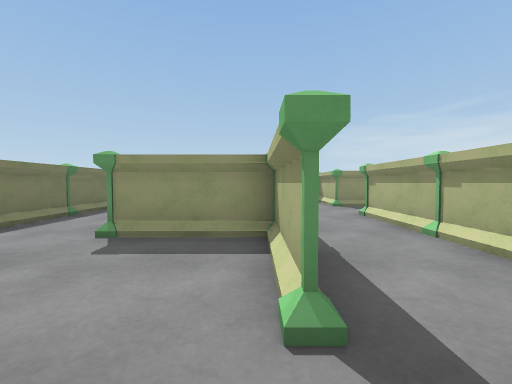
view 1 (above)

17 first-person views from a walk through a 3-D level made in the Unity game engine. The camera is 0.41 m above the floor, tilts 2° down and sees 90° across. The floor is counted in squares, 0.5 m on a side. Each view is taken from the middle of a square. On the plan, view 1 faces up. The plan holds only what a view shows up to about 10 squares ahead; the rest is blank.

view 2
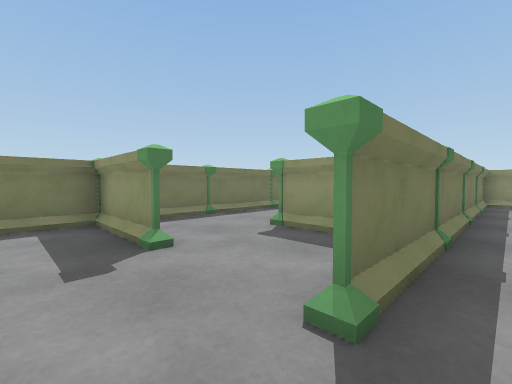

view 3
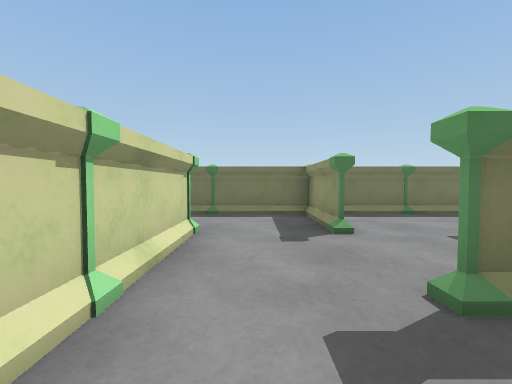

view 4
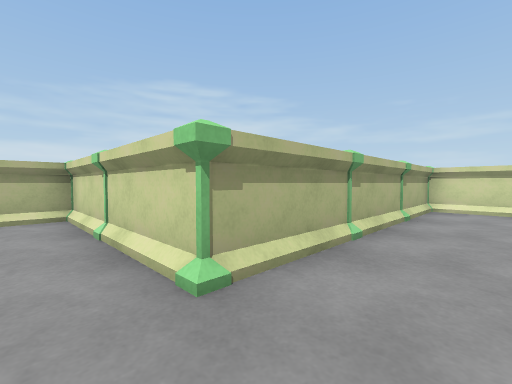

view 5
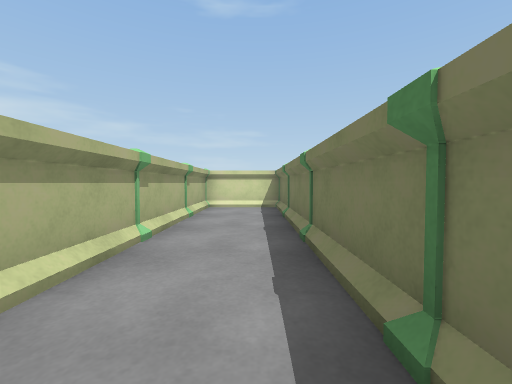

view 6
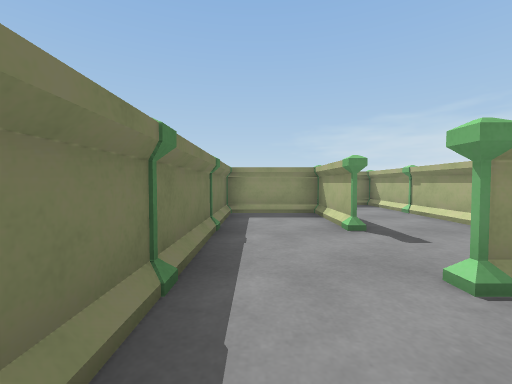

view 7
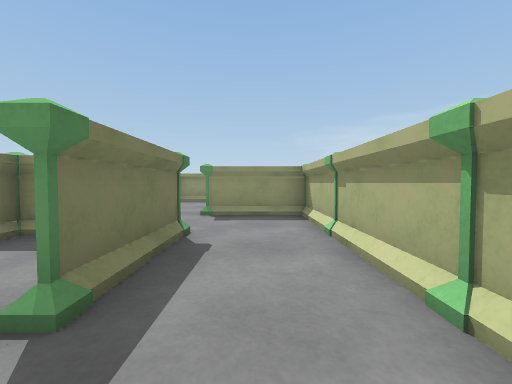

view 8
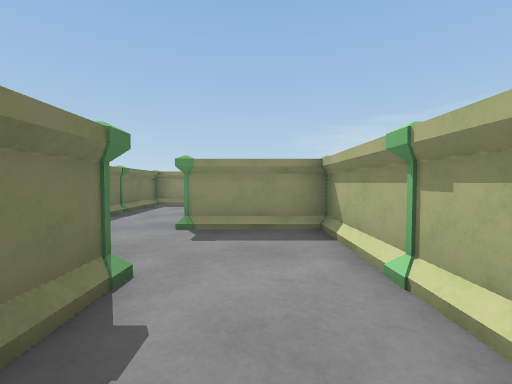

view 9
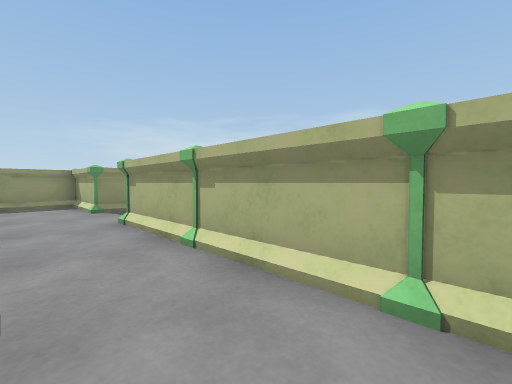

view 10
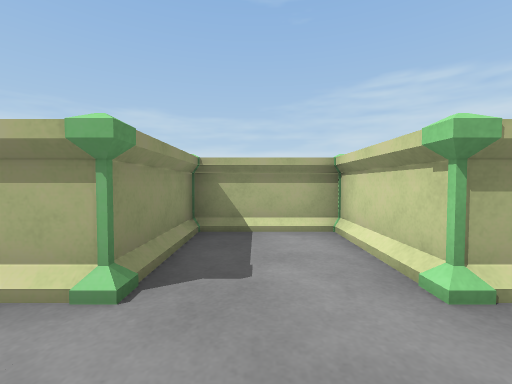

view 11
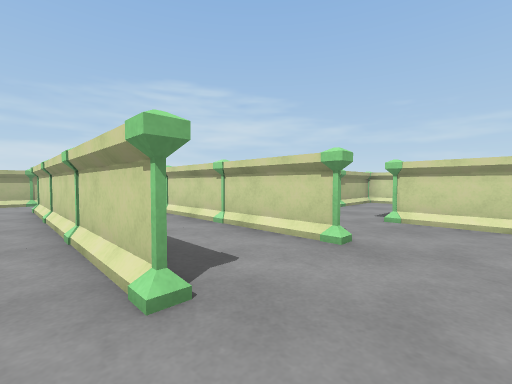

view 12
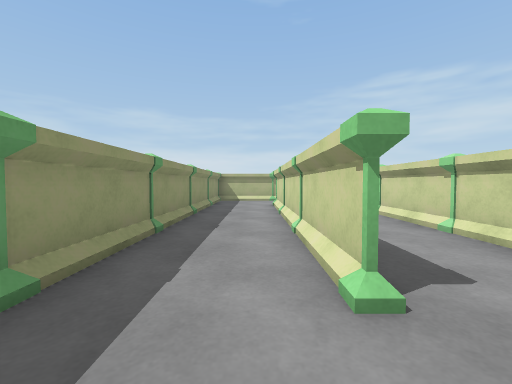

view 13
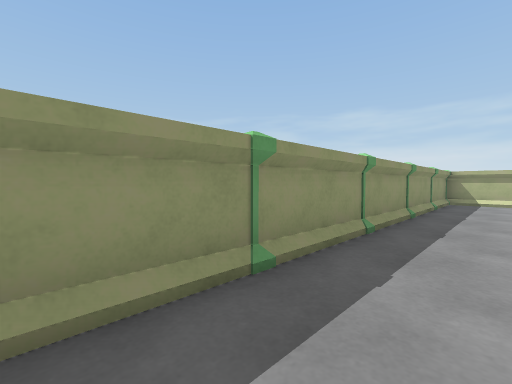

view 14
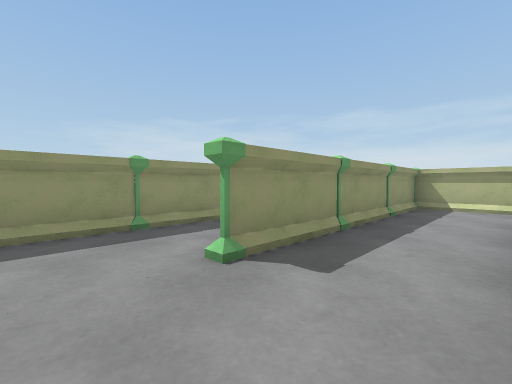

view 15
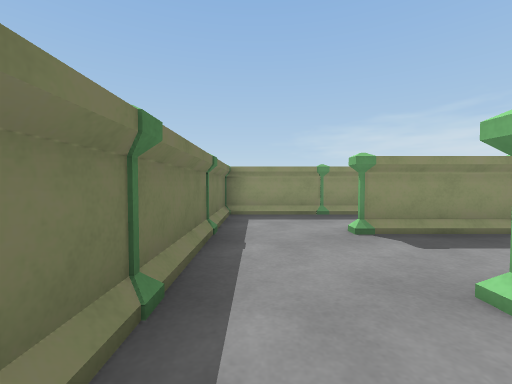

view 16
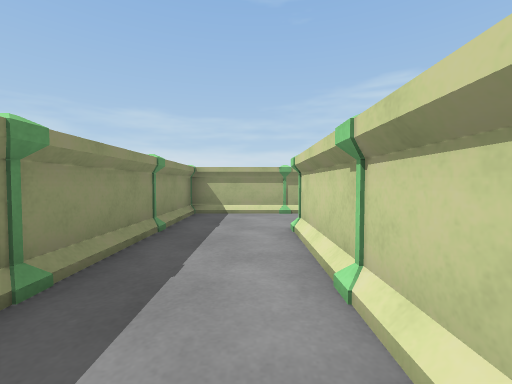

view 17
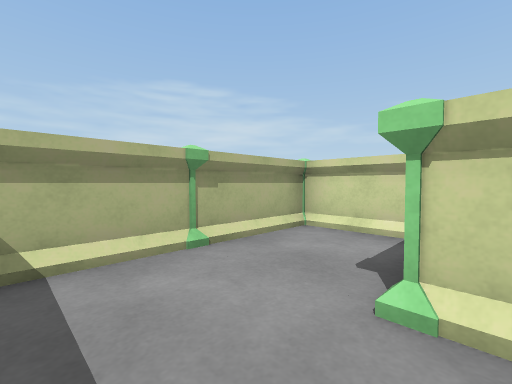

### Floor plan
Points are (right, up) in squares from view 1. A wall is a line through its corners. A room is listed if a view was taken in it or the views show most of it. See-through windows are left out.
Room 1 (views 1, 2, 3, 4, 5, 9)
walls: (-1.6, -1.1) (2.5, -1.1); (-4.8, -1.4) (-4.8, -3.4); (-4.8, -4.4) (-4.8, -5.4); (-2.4, 1.4) (-4.8, 1.4) (-4.8, -0.5); (0.3, 1.6) (0.3, 3.5); (2.9, -0.5) (2.9, 0.1); (-0.4, 4) (-1.5, 4); (-4.9, -8.8) (-2.3, -8.8) (-2.3, -1.4)
ways out: opening at (-2, 3) to room 2; opening at (1.5, 1) to room 5
objects: other object (-5, -6); pillar (-5, -4); pillar (-5, -1); pillar (-2, -6); pillar (-2, -4); pillar (-2, -1); pillar (-2, 1); pillar (-2, 4); pillar (0, -1); pillar (0, 1)
Room 2 (views 6, 7, 8)
walls: (-4.8, 3.5) (-4.8, 2.2); (-4.8, 6.5) (-4.8, 4.4); (-2.3, 7.4) (-2.3, 8.4); (0.3, 5.1) (0.3, 6.5); (-4.8, 8.4) (-4.8, 7.4); (-2.5, 9.1) (-4.8, 9.1)
ways out: opening at (-2, 3) to room 1; opening at (-1, 7) to room 3
objects: pillar (-5, 4); pillar (-5, 7); pillar (-2, 7)
Room 3 (view 10)
walls: (0.3, 9.4) (0.3, 11.7); (0.3, 7.4) (0.3, 8.5); (2.9, 9.4) (2.9, 11.4); (0.3, 11.4) (0.3, 6.4); (2.5, 11.7) (-1.5, 11.7); (2.9, 6.5) (4.5, 6.5); (-2.3, 8.5) (-2.3, 7.4); (4.5, 9.1) (3.4, 9.1); (5.4, 7.5) (5.4, 8.5)
ways out: opening at (-1, 7) to room 2; opening at (-2, 11) to room 4; opening at (1.5, 5.5) to room 5
objects: pillar (-2, 9); pillar (-2, 12); pillar (0, 7); pillar (0, 9); pillar (3, 7); pillar (3, 9)
Room 4 (views 11, 12, 13, 14, 15, 16, 17)
walls: (0.3, 11.7) (2.5, 11.7); (2.4, 14.2) (-1.6, 14.2) (4.4, 14.2); (-1.6, 11.7) (-0.5, 11.7); (-0.5, 16.8) (-1.6, 16.8); (-2.5, 16.8) (-4.8, 16.8) (-4.8, 14.4); (2.5, 16.8) (0.4, 16.8); (-4.8, 13.5) (-4.8, 12.4); (4.5, 16.8) (3.4, 16.8); (-4.8, 11.5) (-4.8, 10.8); (-4.1, 9.1) (-2.5, 9.1); (6, 11.7) (7.5, 11.7); (8, 14.4) (8, 16.8) (5.5, 16.8); (8, 12.5) (8, 13.5)
ways out: opening at (-2, 11) to room 3; opening at (3, 13.5)
objects: pillar (-5, 12); pillar (-5, 14); pillar (-2, 14); pillar (-2, 17); pillar (0, 12); pillar (0, 14); pillar (0, 17); pillar (3, 17); pillar (5, 14); pillar (5, 17)
Room 5 (no view inside)
walls: (2.9, 4.4) (2.9, 6.5); (2.9, 1.4) (2.9, 3.5); (0.3, 6.4) (0.3, 1.4)
ways out: opening at (1.5, 1) to room 1; opening at (1.5, 5.5) to room 3
objects: pillar (0, 4); pillar (3, 1); pillar (3, 4)

Where each view was taken, in squares from view 1:
view 1: 0 up, 0 right, facing up
view 2: 0 up, 1 right, facing up-left
view 3: 0 up, 2 right, facing left
view 4: 0 up, 4 left, facing down-right
view 5: 0 up, 4 left, facing down
view 6: 2 up, 4 left, facing up
view 7: 5 up, 1 left, facing up
view 8: 7 up, 1 left, facing up
view 9: 1 up, 1 right, facing up-right
view 10: 8 up, 1 right, facing right
view 11: 15 up, 4 left, facing down-right
view 12: 15 up, 4 left, facing right
view 13: 15 up, 4 left, facing up-right
view 14: 12 up, 4 left, facing up-right
view 15: 10 up, 4 left, facing up
view 16: 15 up, 1 right, facing right
view 17: 16 up, 5 right, facing down-right
